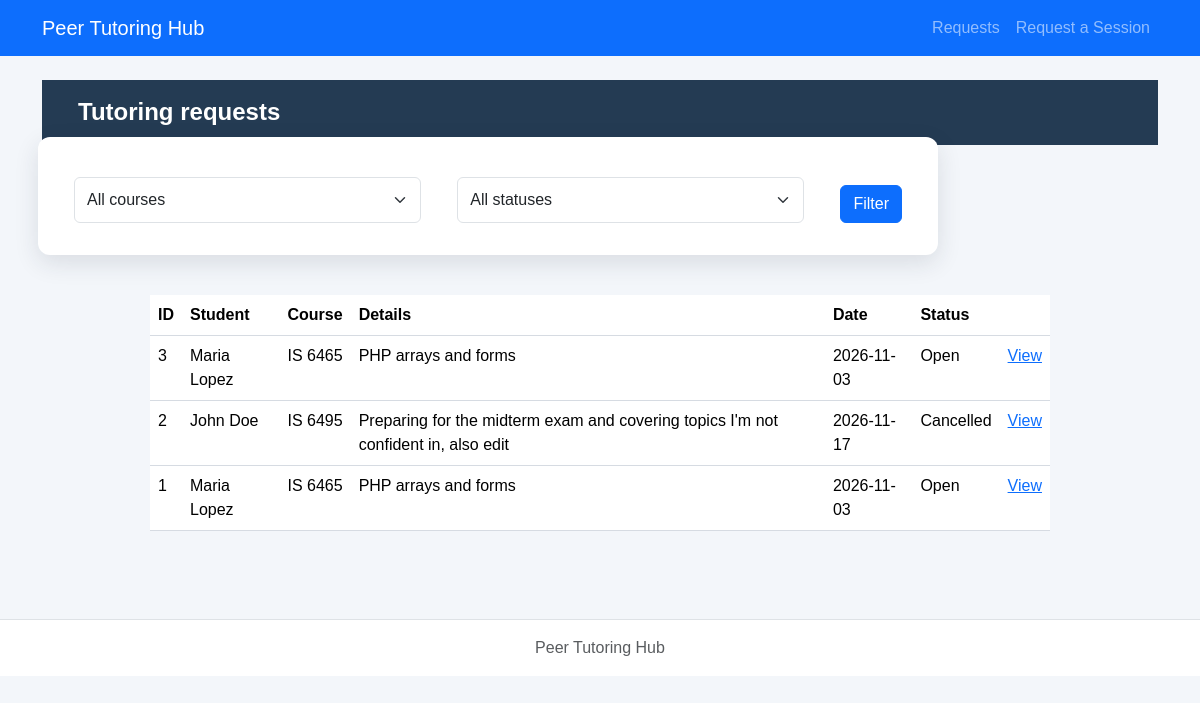
/php/requests.php, run on the app's committed database.
### tables this page shows
CREATE TABLE tutoring_requests (
    request_id INTEGER PRIMARY KEY,
    student_id INTEGER NOT NULL,
    course TEXT NOT NULL,
    topic TEXT NOT NULL,
    preferred_date TEXT NOT NULL,
    preferred_time TEXT NOT NULL,
    status TEXT NOT NULL DEFAULT 'Open'
        CHECK (status IN ('Open', 'Cancelled', 'Assigned', 'Completed')),
    created_at TEXT NOT NULL DEFAULT CURRENT_TIMESTAMP,
    FOREIGN KEY (student_id) REFERENCES students(student_id)
);

CREATE TABLE students (
    student_id INTEGER PRIMARY KEY,
    student_name TEXT NOT NULL,
    student_email TEXT NOT NULL UNIQUE
);

### config/db.php (called while the page is built)
<?php
function openDatabase($path = null) {
    if ($path === null) {
        $path = dirname(__DIR__) . '/database/tutoring.db';
    }
    $pdo = new PDO('sqlite:' . $path);
    $pdo->setAttribute(PDO::ATTR_ERRMODE, PDO::ERRMODE_EXCEPTION);
    $pdo->setAttribute(PDO::ATTR_DEFAULT_FETCH_MODE, PDO::FETCH_ASSOC);
    $pdo->exec('PRAGMA foreign_keys = ON');
    return $pdo;
}

### repositories/requestPDO.php (called while the page is built, shortened)
<?php
function listRequests($pdo, $course = '', $status = '') {
    $sql='SELECT r.*,s.student_name FROM tutoring_requests r JOIN students s ON r.student_id=s.student_id WHERE 1=1';$args=[];
    $sql.=' ORDER BY r.request_id DESC';$stmt=$pdo->prepare($sql);$stmt->execute($args);return $stmt->fetchAll();
}

### services/requestService.php (called while the page is built, shortened)
<?php
require_once dirname(__DIR__).'/repositories/requestPDO.php';
function escapeHtml($v) {return htmlspecialchars((string)$v,ENT_QUOTES,'UTF-8');}
function decodeTopic($topic) {
    $v=json_decode($topic,true);
    return is_array($v)&&isset($v['reason'])&&is_array($v['topics']??null) ? $v : ['reason'=>$topic,'topics'=>[]];
}

### php/requests.php (the view, shortened to what this page needs)
<?php
require_once __DIR__.'/../config/db.php';require_once __DIR__.'/../services/requestService.php';
$course=trim((string)($_GET['course']??''));$status=(string)($_GET['status']??'');
$rows=listRequests(openDatabase(),$course,$status);
require __DIR__.'/../includes/header.php';require __DIR__.'/../includes/nav.php';?>
<main class="container py-4"><h1>Tutoring requests</h1>
<form method="get" class="row g-2 mb-3"><div class="col"><select class="form-select" name="course"><option value="">All courses</option></select></div><div class="col"><select class="form-select" name="status"><option value="">All statuses</option></select></div><div class="col-auto"><button class="btn btn-primary">Filter</button></div></form>
<?php if(!$rows):?><p>No matching requests.</p><?php else:?><table class="table"><thead><tr><th>ID</th><th>Student</th><th>Course</th><th>Details</th><th>Date</th><th>Status</th><th></th></tr></thead><tbody><?php foreach($rows as $r):$topic=decodeTopic($r['topic']);?><tr><td><?= (int)$r['request_id']?></td><td><?=escapeHtml($r['student_name'])?></td><td><?=escapeHtml($r['course'])?></td><td><?=escapeHtml($topic['reason'])?></td><td><?=escapeHtml($r['preferred_date'])?></td><td><?=escapeHtml($r['status'])?></td><td><a href="request-details.php?request_id=<?=(int)$r['request_id']?>">View</a></td></tr><?php endforeach;?></tbody></table><?php endif;?></main><?php require __DIR__.'/../includes/footer.php';?>

### includes/header.php (shortened to what this page needs)
<!doctype html>
<html lang="en">
<head>
  <link href="https://cdn.jsdelivr.net/npm/bootstrap@5.3.3/dist/css/bootstrap.min.css" rel="stylesheet">
  <link rel="stylesheet" href="../css/styles.css">
</head>
<body>

### includes/nav.php
<nav class="navbar navbar-expand-lg navbar-dark bg-primary">
  <div class="container">
    <a class="navbar-brand" href="../index.php">Peer Tutoring Hub</a>
    <div class="navbar-nav">
      <a class="nav-link" href="requests.php">Requests</a>
      <a class="nav-link" href="request-form.php">Request a Session</a>
    </div>
  </div>
</nav>

### includes/footer.php (shortened to what this page needs)
<footer class="border-top mt-5 py-3 text-center text-muted">
  <div class="container">Peer Tutoring Hub</div>
</footer>
</body>
</html>

### css/styles.css (style rules this page uses)
* { box-sizing: border-box; }
body { margin: 0; min-height: 100vh; font-family: Arial, Helvetica, sans-serif; color: #1f2937; background-color: #f3f6fa; }
h1 { margin: 0; padding: 18px 36px; color: #ffffff; font-size: 24px; font-weight: 700; background-color: #243b53; }
main form { max-width: 900px; margin: 42px auto; padding: 32px; display: grid; grid-template-columns: 1fr 1fr; gap: 18px 28px; background-color: #ffffff; border-radius: 12px; box-shadow: 0 8px 24px rgba(31, 41, 55, 0.12); }
main form input:not([type="checkbox"]):not([type="radio"]), main form select, main form textarea { width: 100%; min-height: 46px; padding: 10px 14px; color: #374151; font: inherit; background-color: #ffffff; border: 1px solid #aeb8c5; border-radius: 8px; }
main form button { grid-column: 1 / -1; grid-row: 6; justify-self: start; margin-top: 8px; padding: 13px 26px; color: #ffffff; font-size: 16px; font-weight: 700; background-color: #d60000; border: 0; border-radius: 8px; cursor: pointer; }
table { width: calc(100% - 80px); max-width: 900px; margin: 40px auto; border-collapse: collapse; background-color: #ffffff; }
th, td { padding: 14px 16px; text-align: left; border-bottom: 1px solid #d6dbe2; }
th { background-color: #eef1f4; }
footer { padding: 22px; color: #52606d; text-align: center; background-color: #ffffff; border-top: 1px solid #d6dbe2; }

### data on the page
tutoring_requests: request_id "3", student.student_name "Maria Lopez", course "IS 6465", topic "PHP arrays and forms", preferred_date "2026-11-03", status "Open"
tutoring_requests: request_id "2", student.student_name "John Doe", course "IS 6495", topic "Preparing for the midterm exam and covering topics I'm not confident in, also edit", preferred_date "2026-11-17", status "Cancelled"
tutoring_requests: request_id "1", student.student_name "Maria Lopez", course "IS 6465", topic "PHP arrays and forms", preferred_date "2026-11-03", status "Open"
